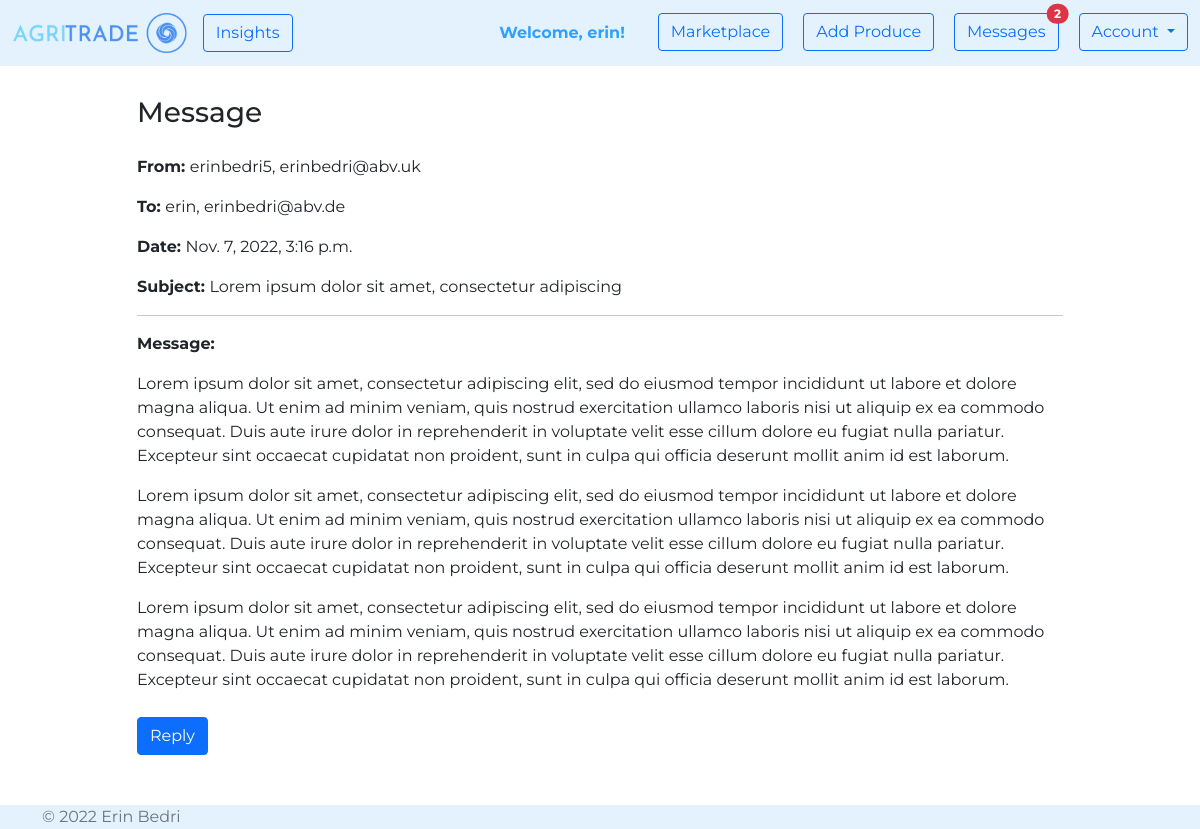
The app's page /messages/message/34 (signed in) with its own data.
### agri_trade/user_messages/models.py (models this page shows)
class Message(models.Model):
    SUBJECT_MAX_LEN = 50
    BODY_MAX_LEN = 1500
    sender = models.ForeignKey(
        UserModel,
        on_delete=CASCADE,
        related_name='sender',
    )
    receiver = models.ForeignKey(
        UserModel,
        on_delete=CASCADE,
        related_name='receiver',
    )
    subject = models.CharField(
        max_length=SUBJECT_MAX_LEN,
    )
    body = models.TextField(
        max_length=BODY_MAX_LEN,
    )
    created_at = models.DateTimeField(
        auto_now_add=True,
    )
    is_read = models.BooleanField(
        default=False,
    )

### agri_trade/user_messages/views.py (the view)
# urls.py: path('message/<int:pk>', views.show_message, name='message'),
@login_required
def show_message(request, pk):
    message = get_object_or_404(Message, pk=pk)
    if not message.is_read and message.receiver == request.user:
        message.is_read = True
        message.save()
    context = {
        'message': message,
    }
    return render(request, 'user_messages/message.html', context)

### agri_trade/user_messages/templates/user_messages/message.html (shortened to what this page needs)
{% extends 'web/base.html' %}
{% block content %}
    <div class="container" style="margin-top: 30px; margin-bottom: 50px">
        <div class="row justify-content-md-center">
            <div class="col-md-10">
                <h3>Message</h3>
                <div style="margin-top: 25px">
                    <p><b>From: </b>{{ message.sender }}, {{ message.sender.email }}</p>
                    <p><b>To: </b>{{ message.receiver }}, {{ message.receiver.email }}</p>
                    <p><b>Date: </b>{{ message.created_at }}</p>
                    <p><b>Subject: </b>{{ message.subject }}</p>
                    <hr>
                    <p><b>Message: </b>{{ message.body|linebreaks }}</p>
                </div>
                <div style="margin-top: 25px">
                    <a class="btn btn-primary" href="{% url 'user_messages:reply to' message.id %}"
                       role="button">Reply</a>
                </div>
            </div>
        </div>
    </div>
{% endblock %}

### agri_trade/web/templates/web/navigation.html (shortened to what this page needs)
{% load static %}
<nav class="navbar navbar-expand-lg navbar-light" style="background-color: #e3f2fd;">
    <div class="container-fluid">
        <a class="navbar-brand" href="{% url 'web:homepage' %}">
            <img src="{% static 'img/logo.png' %}" alt="logo" style="height: 40px">
        </a>
        <ul class="navbar-nav">
            <li class="nav-item">
                <a class="btn btn-outline-primary" href="{% url 'posts:show posts' %}">Insights</a>
            </li>
        </ul>
        <div class="collapse navbar-collapse" id="navbarNavDropdown">
            <ul class="navbar-nav ms-auto">
                {% if request.user.is_authenticated %}
                    <li class="nav-item"style="margin-right: 25px">
                        <b><a class="nav-link disabled" href="#"
                              style="color: #2fa1fd">Welcome, {{ request.user.username }}!</a></b>
                    </li>
                    <li class="nav-item" style="padding-right: 20px">
                        <a class="btn btn-outline-primary" href="{% url 'marketplace:marketplace' %}">Marketplace</a>
                    </li>
                    <li class="nav-item" style="padding-right: 20px">
                        <a class="btn btn-outline-primary" href="{% url 'marketplace:add product' %}">Add Produce</a>
                    </li>
                    <li class="nav-item" style="padding-right: 20px">
                        <button type="button" class="btn btn-outline-primary position-relative"
                                onclick="location.href = '{% url 'user_messages:messages' %}';">
                            Messages
                            {% if request.unread_messages_count > 0 %}
                                <span class="position-absolute top-0 start-100 translate-middle badge rounded-pill bg-danger">
                                {{ request.unread_messages_count }}
                            </span>
                            {% endif %}
                        </button>
                    </li>
                    <div class="dropdown">
                        <button class="btn btn-outline-primary dropdown-toggle" type="button" id="dropdownMenuButton1"
                                data-bs-toggle="dropdown" aria-expanded="false">
                            Account
                        </button>
                    </div>
                {% endif %}
            </ul>
        </div>
    </div>
</nav>

### static/css/style.css (style rules this page uses)
body { font-family: 'Montserrat', sans-serif !important; }

### records on screen
Message: sender "erinbedri5", sender.email "erinbedri@abv.uk", receiver "erin", receiver.email "erinbedri@abv.de", created_at "Nov. 7, 2022, 3:16 p.m.", subject "Lorem ipsum dolor sit amet, consectetur adipiscing", body "Lorem ipsum dolor sit amet, consectetur adipiscing elit, sed do eiusmod tempor incididunt ut labore et dolore magna aliqua. Ut enim ad minim veniam, quis nostrud exercitation ullamco laboris nisi ut aliquip ex ea commodo consequat. Duis aute irure dolor in reprehenderit in voluptate velit esse cillum dolore eu fugiat nulla pariatur. Excepteur sint occaecat cupidatat non proident, sunt in culpa qui officia deserunt mollit anim id est laborum. Lorem ipsum dolor sit amet, consectetur adipiscing elit, sed do eiusmod tempor incididunt ut labore et dolore magna aliqua. Ut enim ad minim veniam, quis nostrud exercitation ullamco laboris nisi ut aliquip ex ea commodo consequat. Duis aute irure dolor…"

### other values on screen
{{ request.user.username }} "erin"
{{ request.unread_messages_count }} "2"
